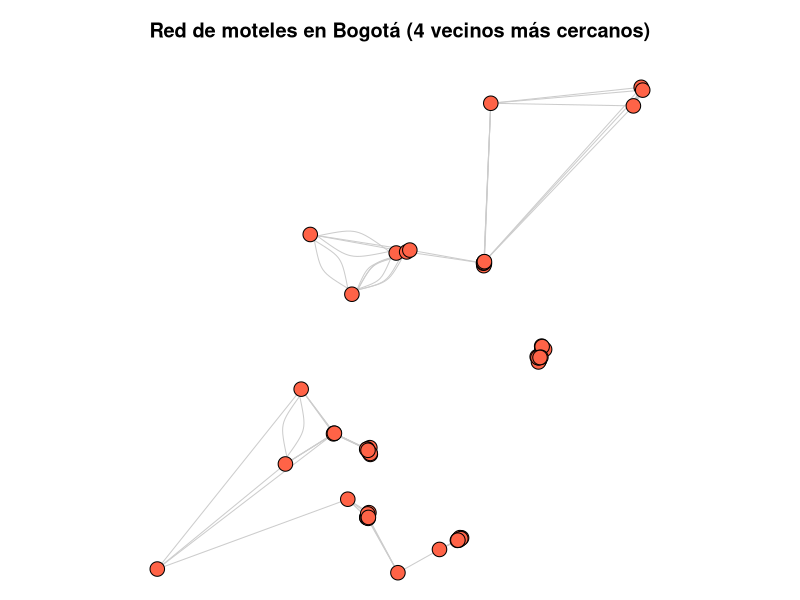
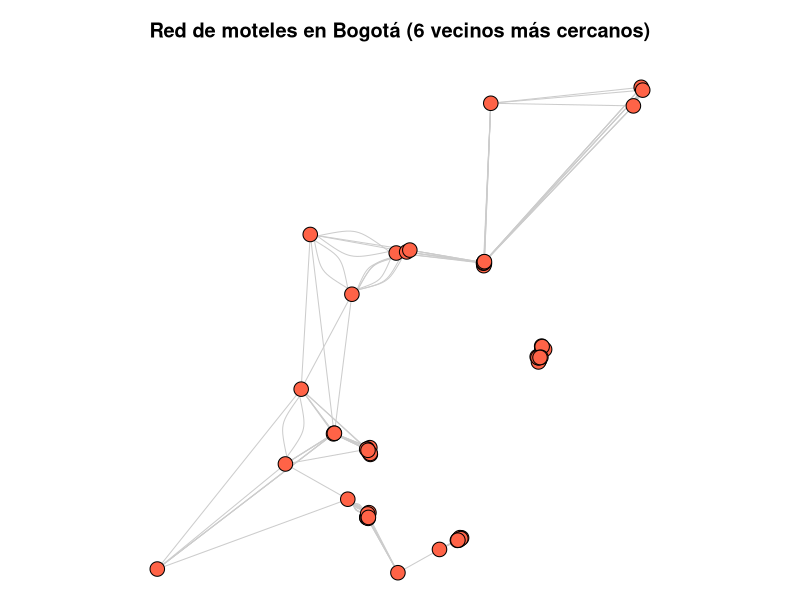
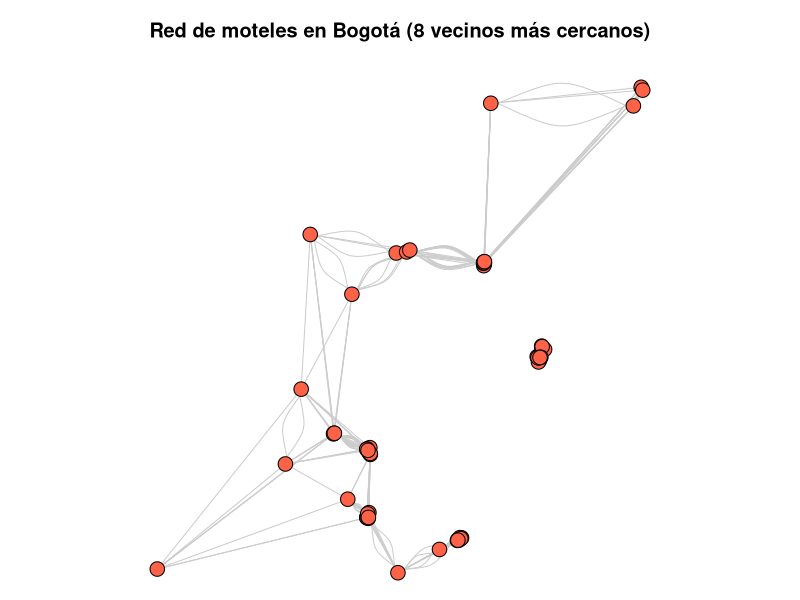

Source code (R) for these figures, in order:
## ---- chunk 1
#| echo: false
#| warning: false
library(ggplot2)
df_moteles<- read.csv("Moteles_Final.csv")
coords_completo <- as.matrix(
  na.omit(df_moteles[, c("lat", "lon")]) * pi / 180
)

## ---- chunk 2
#| echo: false
#| warning: false

library(geosphere)  # para distancias Haversine
library(igraph)     # para la red

k <- 4
df_moteles_valid <- subset(df_moteles, !is.na(lat) & !is.na(lon))
rownames(df_moteles_valid) <- NULL  # similar a reset_index

# Matriz de coordenadas (geosphere usa lon, lat en grados)
coords_moteles <- as.matrix(df_moteles_valid[, c("lon", "lat")])

# Matriz de distancias Haversine (en metros)
dist_mat <- distm(coords_moteles, fun = distHaversine)

# Evitar que un punto se escoja a sí mismo como vecino
diag(dist_mat) <- Inf

# Índices de los k vecinos más cercanos para cada punto
# (cada fila: índices de los k vecinos más cercanos)
idx <- t(apply(dist_mat, 1, function(x) order(x)[1:k]))

# Crear el grafo
n <- nrow(df_moteles_valid)
G_motel_4 <- make_empty_graph(n = n, directed = FALSE)

# Añadir atributos de los nodos
V(G_motel_4)$nombre <- df_moteles_valid$nombre
V(G_motel_4)$rating <- df_moteles_valid$rating

# Construir lista de aristas y pesos (distancia en km)
edge_list <- list()
weights <- c()
cnt <- 1

for (i in 1:n) {
  for (j in idx[i, ]) {
    edge_list[[cnt]] <- c(i, j)
    weights[cnt] <- dist_mat[i, j] / 1000  # metros -> km
    cnt <- cnt + 1
  }
}

# Pasar a matriz y añadir aristas al grafo
edges_mat <- do.call(rbind, edge_list)
G_motel_4 <- add_edges(G_motel_4, t(edges_mat))
E(G_motel_4)$weight <- weights

# Normalizar coordenadas para el layout (como en tu código Python)
x <- (df_moteles_valid$lon - min(df_moteles_valid$lon)) /
     (max(df_moteles_valid$lon) - min(df_moteles_valid$lon))

y <- (df_moteles_valid$lat - min(df_moteles_valid$lat)) /
     (max(df_moteles_valid$lat) - min(df_moteles_valid$lat))

pos <- cbind(x, y)

# En Windows:
dev.new(width = 10, height = 8)
# En RStudio también puedes simplemente agrandar el panel "Plots".
# Márgenes casi nulos
par(mar = c(0, 0, 3, 0))

# Graficar el grafo (más grande y claro)
plot(
  G_motel_4,
  layout       = pos,
  vertex.size  = 6,          # antes 3
  vertex.label = NA,
  vertex.color = "tomato",
  edge.color   = "gray80",
  edge.width   = 1,          # aristas más visibles
  main         = "Red de moteles en Bogotá (4 vecinos más cercanos)",
  cex.main     = 1.8         # título más grande
)


## ---- chunk 3
#| echo: false
# Número de vecinos cercanos
k <- 6
# Filtrar moteles con coordenadas válidas (equivalente a dropna y reset_index)
df_moteles_valid <- subset(df_moteles, !is.na(lat) & !is.na(lon))
rownames(df_moteles_valid) <- NULL  # similar a reset_index

# Matriz de coordenadas (geosphere usa lon, lat en grados)
coords_moteles <- as.matrix(df_moteles_valid[, c("lon", "lat")])

# Matriz de distancias Haversine (en metros)
dist_mat <- distm(coords_moteles, fun = distHaversine)

# Evitar que un punto se escoja a sí mismo como vecino
diag(dist_mat) <- Inf

# Índices de los k vecinos más cercanos para cada punto
# (cada fila: índices de los k vecinos más cercanos)
idx <- t(apply(dist_mat, 1, function(x) order(x)[1:k]))

# Crear el grafo
n <- nrow(df_moteles_valid)
G_motel_4 <- make_empty_graph(n = n, directed = FALSE)

# Añadir atributos de los nodos
V(G_motel_4)$nombre <- df_moteles_valid$nombre
V(G_motel_4)$rating <- df_moteles_valid$rating

# Construir lista de aristas y pesos (distancia en km)
edge_list <- list()
weights <- c()
cnt <- 1

for (i in 1:n) {
  for (j in idx[i, ]) {
    edge_list[[cnt]] <- c(i, j)
    weights[cnt] <- dist_mat[i, j] / 1000  # metros -> km
    cnt <- cnt + 1
  }
}

# Pasar a matriz y añadir aristas al grafo
edges_mat <- do.call(rbind, edge_list)
G_motel_4 <- add_edges(G_motel_4, t(edges_mat))
E(G_motel_4)$weight <- weights

# Normalizar coordenadas para el layout (como en tu código Python)
x <- (df_moteles_valid$lon - min(df_moteles_valid$lon)) /
     (max(df_moteles_valid$lon) - min(df_moteles_valid$lon))

y <- (df_moteles_valid$lat - min(df_moteles_valid$lat)) /
     (max(df_moteles_valid$lat) - min(df_moteles_valid$lat))

pos <- cbind(x, y)

# En Windows:
dev.new(width = 10, height = 8)
# En RStudio también puedes simplemente agrandar el panel "Plots".
# Márgenes casi nulos
par(mar = c(0, 0, 3, 0))

# Graficar el grafo (más grande y claro)
plot(
  G_motel_4,
  layout       = pos,
  vertex.size  = 6,          # antes 3
  vertex.label = NA,
  vertex.color = "tomato",
  edge.color   = "gray80",
  edge.width   = 1,          # aristas más visibles
  main         = "Red de moteles en Bogotá (6 vecinos más cercanos)",
  cex.main     = 1.8         # título más grande
)

## ---- chunk 4
#| echo: false
# Número de vecinos cercanos
k <- 8

# Filtrar moteles con coordenadas válidas (equivalente a dropna y reset_index)
df_moteles_valid <- subset(df_moteles, !is.na(lat) & !is.na(lon))
rownames(df_moteles_valid) <- NULL  # similar a reset_index

# Matriz de coordenadas (geosphere usa lon, lat en grados)
coords_moteles <- as.matrix(df_moteles_valid[, c("lon", "lat")])

# Matriz de distancias Haversine (en metros)
dist_mat <- distm(coords_moteles, fun = distHaversine)

# Evitar que un punto se escoja a sí mismo como vecino
diag(dist_mat) <- Inf

# Índices de los k vecinos más cercanos para cada punto
# (cada fila: índices de los k vecinos más cercanos)
idx <- t(apply(dist_mat, 1, function(x) order(x)[1:k]))

# Crear el grafo
n <- nrow(df_moteles_valid)
G_motel_4 <- make_empty_graph(n = n, directed = FALSE)

# Añadir atributos de los nodos
V(G_motel_4)$nombre <- df_moteles_valid$nombre
V(G_motel_4)$rating <- df_moteles_valid$rating

# Construir lista de aristas y pesos (distancia en km)
edge_list <- list()
weights <- c()
cnt <- 1

for (i in 1:n) {
  for (j in idx[i, ]) {
    edge_list[[cnt]] <- c(i, j)
    weights[cnt] <- dist_mat[i, j] / 1000  # metros -> km
    cnt <- cnt + 1
  }
}

# Pasar a matriz y añadir aristas al grafo
edges_mat <- do.call(rbind, edge_list)
G_motel_4 <- add_edges(G_motel_4, t(edges_mat))
E(G_motel_4)$weight <- weights

# Normalizar coordenadas para el layout (como en tu código Python)
x <- (df_moteles_valid$lon - min(df_moteles_valid$lon)) /
     (max(df_moteles_valid$lon) - min(df_moteles_valid$lon))

y <- (df_moteles_valid$lat - min(df_moteles_valid$lat)) /
     (max(df_moteles_valid$lat) - min(df_moteles_valid$lat))

pos <- cbind(x, y)

# En Windows:
dev.new(width = 10, height = 8)
# En RStudio también puedes simplemente agrandar el panel "Plots".
# Márgenes casi nulos
par(mar = c(0, 0, 3, 0))

# Graficar el grafo (más grande y claro)
plot(
  G_motel_4,
  layout       = pos,
  vertex.size  = 6,          # antes 3
  vertex.label = NA,
  vertex.color = "tomato",
  edge.color   = "gray80",
  edge.width   = 1,          # aristas más visibles
  main         = "Red de moteles en Bogotá (8 vecinos más cercanos)",
  cex.main     = 1.8         # título más grande
)
